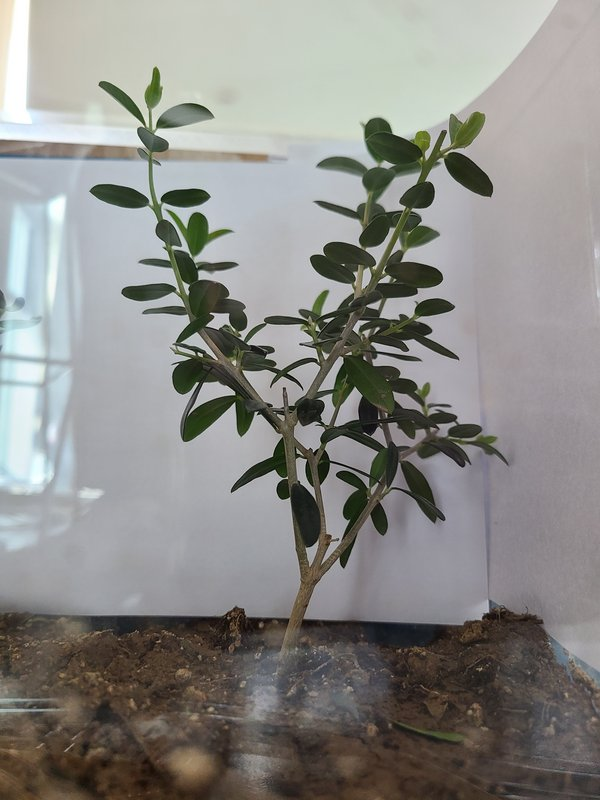
#> input picture object_size/image5.jpg, 600 x 800 px
$ python size3.py
#> lines starting #> are read from the running program, lines starting #| are printed output that depends on the picture; after the words box and inside, x2 and y2 are one past the last pixel; in counts of white or black regions, pixels touching at a corner belong together
import cv2
import numpy as np
# Load image, grayscale, Gaussian blur, Otsu's threshold
image = cv2.imread("image5.jpg")
#> image is the input picture: shape (800, 600, 3); mean B, G, R 135.2, 138.7, 139.3
gray = cv2.cvtColor(image, cv2.COLOR_BGR2GRAY)
blur = cv2.GaussianBlur(gray, (5,5), 0)
thresh = cv2.threshold(blur, 0, 255, cv2.THRESH_BINARY_INV + cv2.THRESH_OTSU)[1]
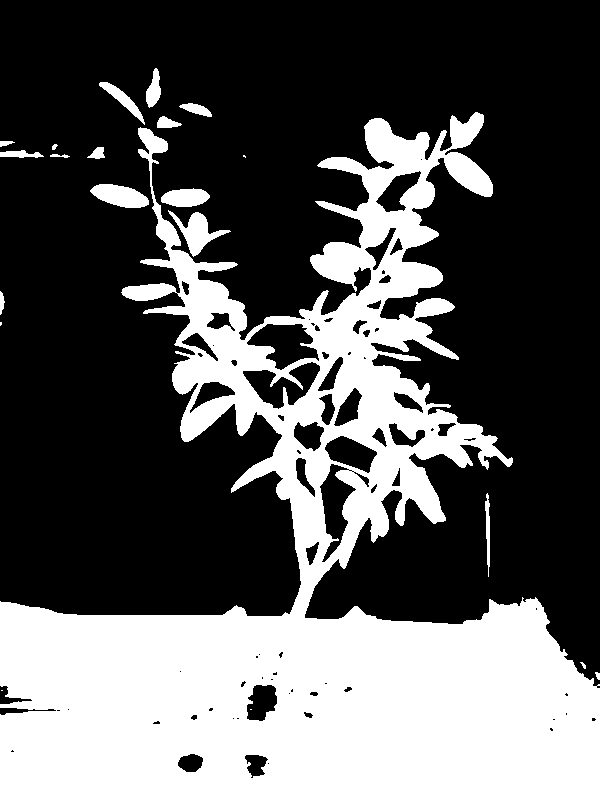
#> thresh: shape (800, 600); 35% white; 21 white regions (4 under 20 px), largest, box (x1, y1, x2, y2) and area: (0, 112, 600, 800) 162944, (168, 210, 231, 257) 999, (90, 184, 149, 208) 955

# GrabCut 알고리즘 적용
kernel = np.ones((3,3),np.uint8)
erosion = cv2.erode(thresh, kernel, iterations=3)
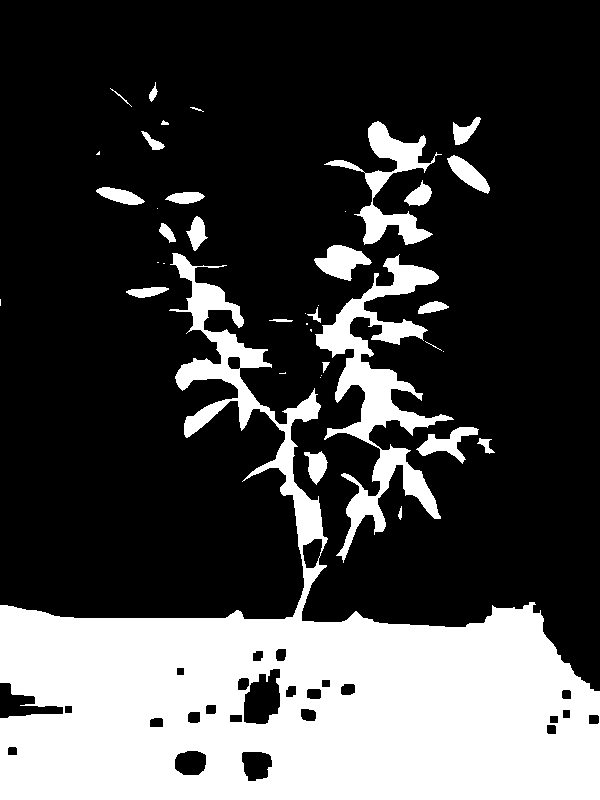
#> erosion: shape (800, 600); 27.5% white; 40 white regions (15 under 20 px), largest, box (x1, y1, x2, y2) and area: (0, 253, 600, 800) 110352, (315, 254, 454, 563) 11094, (324, 121, 442, 245) 3673
dilation = cv2.dilate(erosion, kernel, iterations=3)
#> dilation: shape (800, 600); 33.6% white; 22 white regions, largest, box (x1, y1, x2, y2) and area: (0, 250, 600, 800) 123671, (302, 251, 498, 566) 20710, (311, 118, 493, 284) 10025
mask = dilation.copy()
mask[mask != 0] = cv2.GC_PR_FGD

bgdModel = np.zeros((1, 65), np.float64)
fgdModel = np.zeros((1, 65), np.float64)
rect = (10, 10, image.shape[1]-20, image.shape[0]-20)
#> rect = (10, 10, 580, 780)
mask, bgdModel, fgdModel = cv2.grabCut(image, mask, rect, bgdModel, fgdModel, 5, cv2.GC_INIT_WITH_MASK)
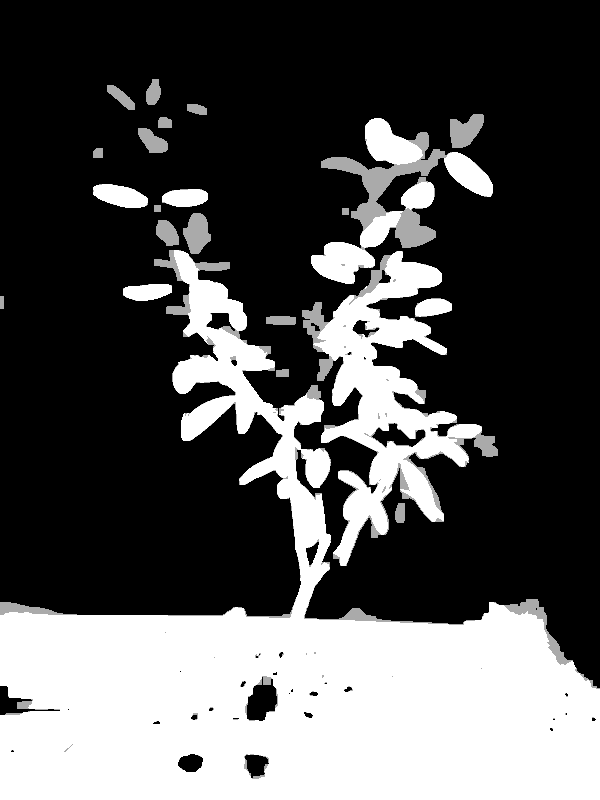
#> mask: shape (800, 600); min 0, max 3, mean 0.976; drawn with min black and max white
mask = np.where((mask==2)|(mask==0), 0, 1).astype('uint8')
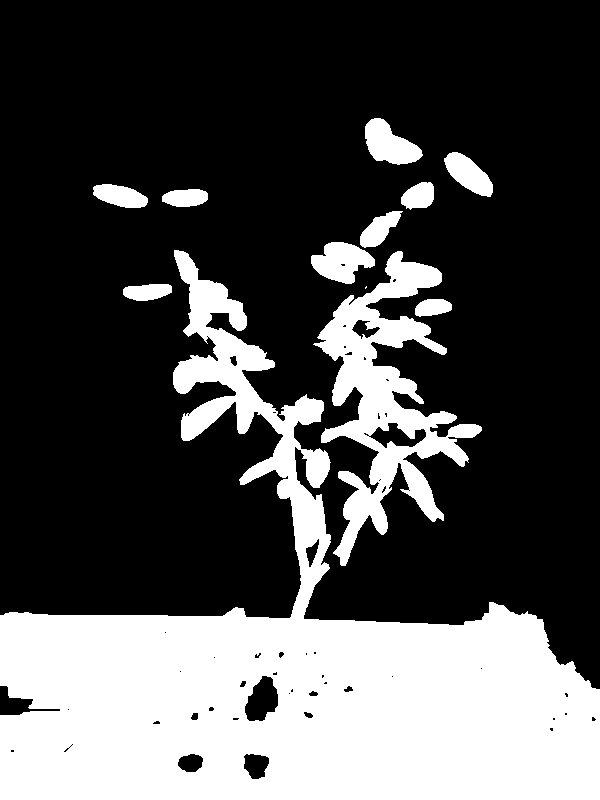
#> mask: shape (800, 600); values 0 (black) and 1 (white), 30.3% white; 12 white regions (1 under 20 px), largest, box (x1, y1, x2, y2) and area: (0, 250, 600, 800) 119363, (313, 251, 482, 566) 17293, (311, 242, 375, 284) 1697

# 마스킹된 이미지 추출
masked_img = cv2.bitwise_and(image, image, mask=mask)

gray_mask = cv2.cvtColor(masked_img, cv2.COLOR_BGR2GRAY)
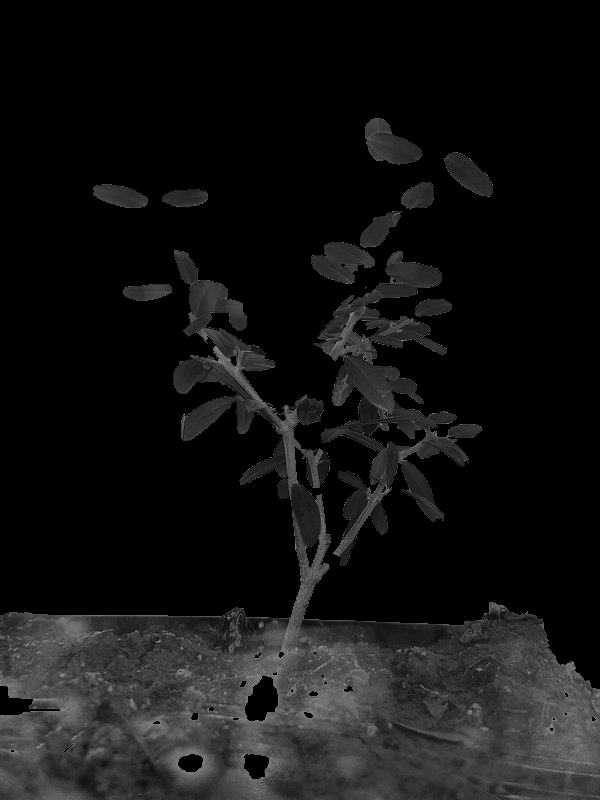
#> gray_mask: shape (800, 600); min 0, max 151, mean 19
ret, thresh_mask = cv2.threshold(gray_mask, 0, 255, cv2.THRESH_BINARY)
#> thresh_mask: shape (800, 600); 30.3% white; 12 white regions (1 under 20 px)
contours, hierarchy = cv2.findContours(thresh_mask, cv2.RETR_EXTERNAL, cv2.CHAIN_APPROX_SIMPLE)
#> contours = 12 contours, 1 with area under 20; largest, box (x1, y1, x2, y2) and area: (0, 250, 600, 800) 120142, (313, 251, 482, 566) 17504, (311, 242, 375, 284) 1618, (365, 118, 423, 165) 1566, (444, 152, 493, 197) 1158

# 가장 큰 윤곽선 검출
max_contour = max(contours, key=cv2.contourArea)
#> max_contour = contour of 937 points, box (x1, y1, x2, y2) (0, 250, 600, 800), area 120142

# 윤곽선 근사화
epsilon = 0.01 * cv2.arcLength(max_contour, True)
#> epsilon = 35.65
approx = cv2.approxPolyDP(max_contour, epsilon, True)
#> approx = contour of 19 points, box (x1, y1, x2, y2) (0, 250, 600, 800), area 118566

# 길이 측정
length = cv2.arcLength(approx, True)
#> length = 2689

# 길이 표시
cv2.drawContours(image, [approx], -1, (0, 255, 0), 2)
cv2.putText(image, "Length: {:.2f} pixels".format(length), (10, 30), cv2.FONT_HERSHEY_SIMPLEX, 1, (0, 0, 255), 2)
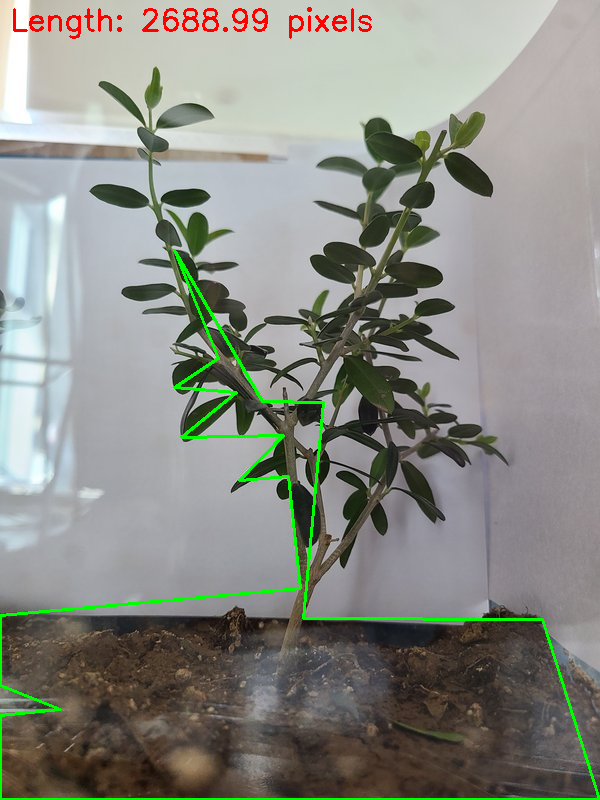
#> image: shape (800, 600, 3); mean B, G, R 132.8, 140, 138.1

# 결과 출력
cv2.imshow("Masked Image", masked_img)
cv2.imshow("Result", image)
cv2.waitKey(0)
cv2.destroyAllWindows()

# Find bounding box
x,y,w,h = cv2.boundingRect(thresh)
#> x = 0; y = 68; w = 600; h = 732
cv2.rectangle(masked_img, (x, y), (x + w, y + h), (36,255,12), 2)
cv2.putText(masked_img, "w={},h={}".format(round(w*2.54/72, 1),round(h*2.54/72, 1)), (x,y - 10), cv2.FONT_HERSHEY_SIMPLEX, 0.7, (36,255,12), 2)
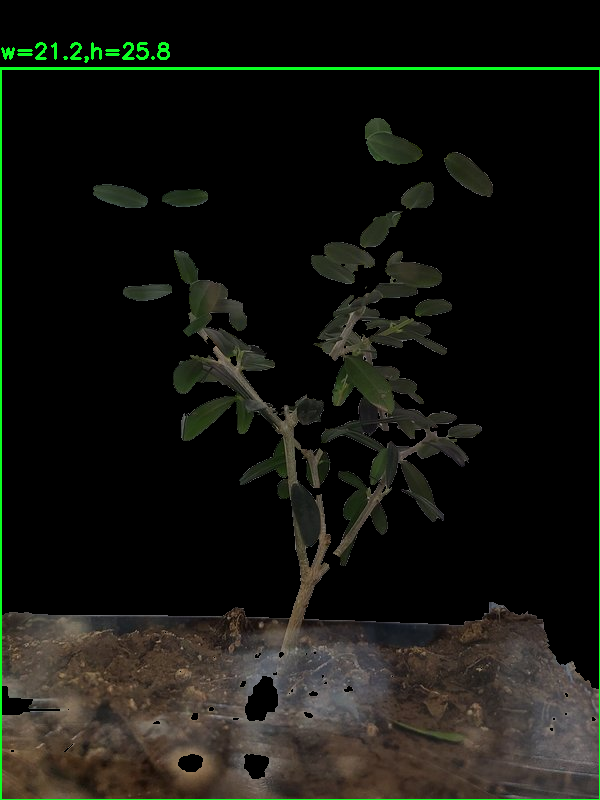
#> masked_img: shape (800, 600, 3); mean B, G, R 16.1, 21.6, 20.7

cv2.imshow("thresh", thresh)
cv2.imshow("image", masked_img)
cv2.waitKey()

$ run again, with object_size/image.jpg copied over object_size/image5.jpg
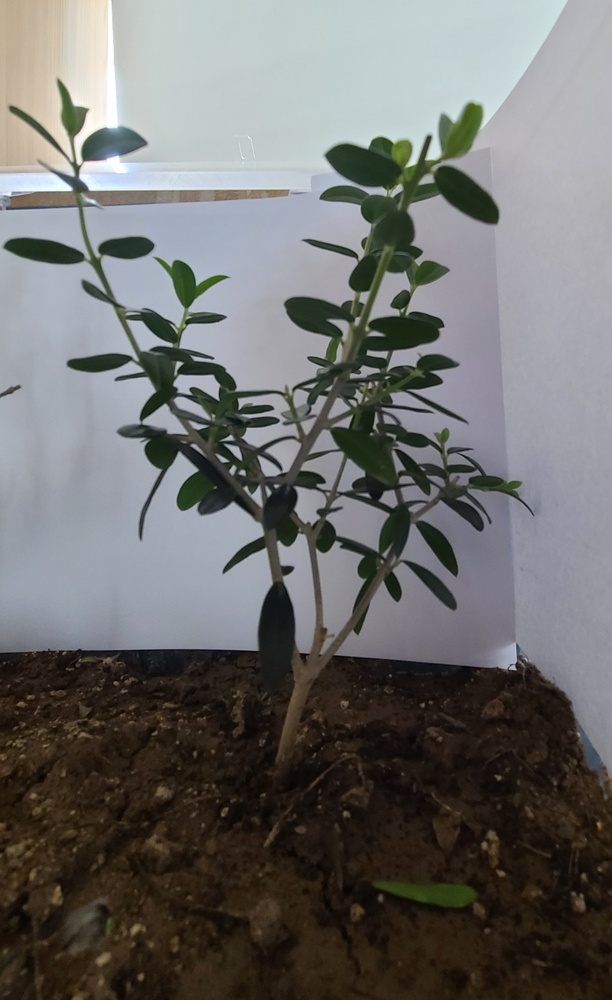
#> input picture object_size/image.jpg, 612 x 1000 px, shrunk from 839 x 1370 before the run
#> image is the input picture: shape (1000, 612, 3); mean B, G, R 108.3, 109.9, 110.3
#> `thresh = cv2.threshold(blur, 0, 255, cv2.THRESH_BINARY_INV + cv2.THRES..`:
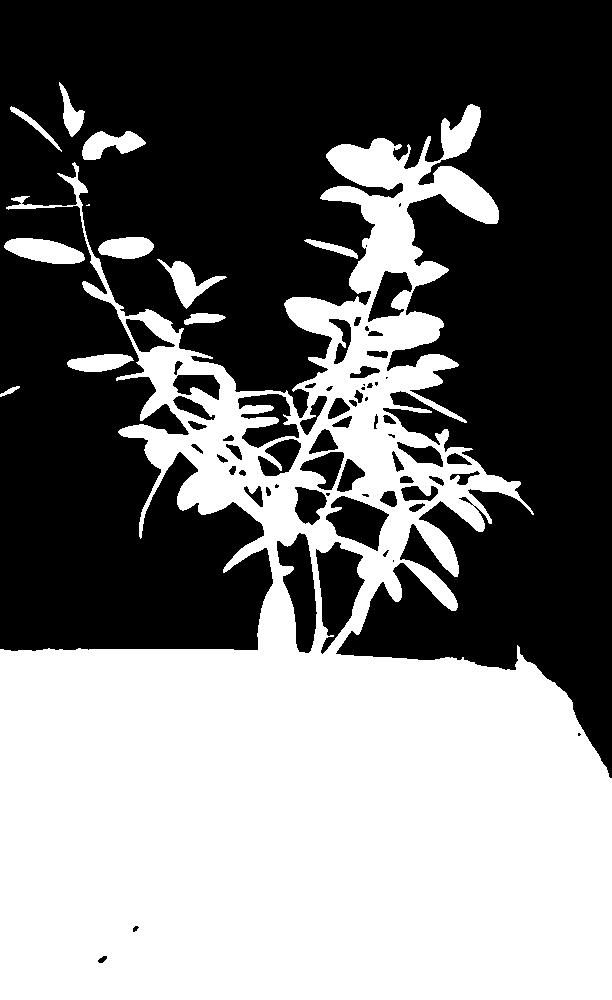
#> thresh: shape (1000, 612); 45.7% white; 12 white regions (1 under 20 px), largest, box (x1, y1, x2, y2) and area: (0, 104, 612, 1000) 272520, (4, 238, 85, 264) 1431, (157, 259, 227, 309) 1112
#> erosion: shape (1000, 612); 39.4% white; 46 white regions (18 under 20 px), largest, box (x1, y1, x2, y2) and area: (0, 349, 612, 1000) 215871, (334, 357, 452, 504) 4527, (331, 141, 496, 221) 3993
#> dilation: shape (1000, 612); 44.2% white; 25 white regions, largest, box (x1, y1, x2, y2) and area: (0, 297, 612, 1000) 245916, (323, 138, 499, 292) 11351, (398, 452, 518, 531) 3198
#> thresh_mask: shape (1000, 612); 40% white; 11 white regions
#> contours = 11 contours; largest, box (x1, y1, x2, y2) and area: (0, 347, 612, 1000) 226040, (331, 355, 455, 500) 6056, (360, 312, 443, 353) 2134, (434, 167, 498, 224) 1948, (286, 297, 355, 338) 1693
#> max_contour = contour of 1042 points, box (x1, y1, x2, y2) (0, 347, 612, 1000), area 226040
#> epsilon = 41.22
#> approx = contour of 14 points, box (x1, y1, x2, y2) (0, 352, 612, 1000), area 220096
#> length = 3030.2
#> x = 0; y = 82; w = 612; h = 918
#> `cv2.putText(masked_img, "w={},h={}".format(round(w*2.54/72, 1),round(h..`:
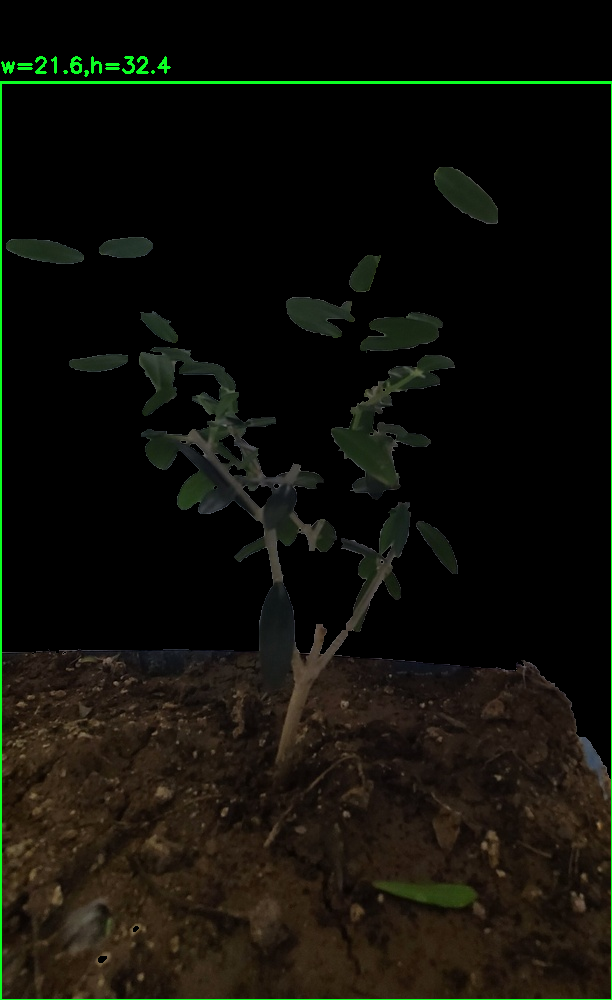
#> masked_img: shape (1000, 612, 3); mean B, G, R 9, 15.3, 15.8
